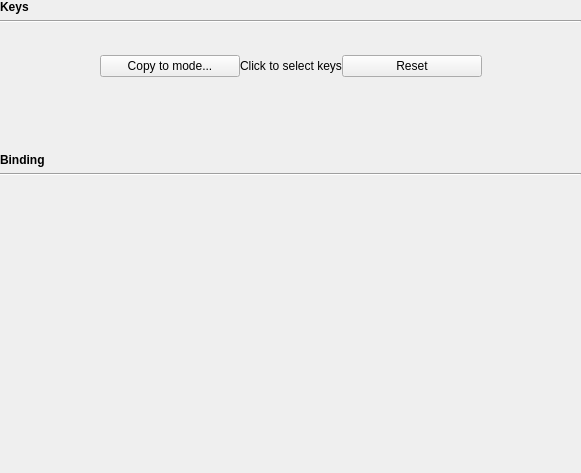
<?xml version="1.0" encoding="UTF-8"?>
<ui version="4.0">
 <class>KbBindWidget</class>
 <widget class="QWidget" name="KbBindWidget">
  <property name="geometry">
   <rect>
    <x>0</x>
    <y>0</y>
    <width>581</width>
    <height>473</height>
   </rect>
  </property>
  <property name="windowTitle">
   <string>Form</string>
  </property>
  <layout class="QVBoxLayout" name="verticalLayout">
   <property name="leftMargin">
    <number>0</number>
   </property>
   <property name="topMargin">
    <number>0</number>
   </property>
   <property name="rightMargin">
    <number>0</number>
   </property>
   <item>
    <widget class="QLabel" name="label">
     <property name="font">
      <font>
       <weight>75</weight>
       <bold>true</bold>
      </font>
     </property>
     <property name="text">
      <string>Keys</string>
     </property>
    </widget>
   </item>
   <item>
    <widget class="Line" name="line">
     <property name="orientation">
      <enum>Qt::Horizontal</enum>
     </property>
    </widget>
   </item>
   <item>
    <layout class="QGridLayout" name="gridLayout">
     <item row="0" column="4">
      <spacer name="horizontalSpacer_2">
       <property name="orientation">
        <enum>Qt::Horizontal</enum>
       </property>
       <property name="sizeHint" stdset="0">
        <size>
         <width>40</width>
         <height>20</height>
        </size>
       </property>
      </spacer>
     </item>
     <item row="0" column="1" colspan="3">
      <widget class="KeyWidget" name="keyWidget" native="true">
       <property name="sizePolicy">
        <sizepolicy hsizetype="Preferred" vsizetype="Preferred">
         <horstretch>0</horstretch>
         <verstretch>0</verstretch>
        </sizepolicy>
       </property>
      </widget>
     </item>
     <item row="0" column="0">
      <spacer name="horizontalSpacer">
       <property name="orientation">
        <enum>Qt::Horizontal</enum>
       </property>
       <property name="sizeHint" stdset="0">
        <size>
         <width>40</width>
         <height>20</height>
        </size>
       </property>
      </spacer>
     </item>
     <item row="1" column="1" colspan="3">
      <layout class="QHBoxLayout" name="horizontalLayout_2">
       <property name="spacing">
        <number>0</number>
       </property>
       <item>
        <widget class="QPushButton" name="copyButton">
         <property name="sizePolicy">
          <sizepolicy hsizetype="Fixed" vsizetype="Fixed">
           <horstretch>0</horstretch>
           <verstretch>0</verstretch>
          </sizepolicy>
         </property>
         <property name="minimumSize">
          <size>
           <width>140</width>
           <height>0</height>
          </size>
         </property>
         <property name="maximumSize">
          <size>
           <width>140</width>
           <height>16777215</height>
          </size>
         </property>
         <property name="text">
          <string>Copy to mode...</string>
         </property>
        </widget>
       </item>
       <item>
        <widget class="QLabel" name="selectLabel">
         <property name="sizePolicy">
          <sizepolicy hsizetype="Expanding" vsizetype="Preferred">
           <horstretch>0</horstretch>
           <verstretch>0</verstretch>
          </sizepolicy>
         </property>
         <property name="text">
          <string>Click to select keys</string>
         </property>
         <property name="alignment">
          <set>Qt::AlignCenter</set>
         </property>
        </widget>
       </item>
       <item>
        <widget class="QPushButton" name="resetButton">
         <property name="sizePolicy">
          <sizepolicy hsizetype="Expanding" vsizetype="Fixed">
           <horstretch>0</horstretch>
           <verstretch>0</verstretch>
          </sizepolicy>
         </property>
         <property name="minimumSize">
          <size>
           <width>140</width>
           <height>0</height>
          </size>
         </property>
         <property name="maximumSize">
          <size>
           <width>140</width>
           <height>16777215</height>
          </size>
         </property>
         <property name="text">
          <string>Reset</string>
         </property>
        </widget>
       </item>
      </layout>
     </item>
    </layout>
   </item>
   <item>
    <spacer name="verticalSpacer">
     <property name="orientation">
      <enum>Qt::Vertical</enum>
     </property>
     <property name="sizeHint" stdset="0">
      <size>
       <width>20</width>
       <height>40</height>
      </size>
     </property>
    </spacer>
   </item>
   <item>
    <widget class="QLabel" name="label_2">
     <property name="font">
      <font>
       <weight>75</weight>
       <bold>true</bold>
      </font>
     </property>
     <property name="text">
      <string>Binding</string>
     </property>
    </widget>
   </item>
   <item>
    <widget class="Line" name="line_2">
     <property name="orientation">
      <enum>Qt::Horizontal</enum>
     </property>
    </widget>
   </item>
   <item>
    <widget class="QWidget" name="widget" native="true">
     <property name="sizePolicy">
      <sizepolicy hsizetype="Preferred" vsizetype="Fixed">
       <horstretch>0</horstretch>
       <verstretch>0</verstretch>
      </sizepolicy>
     </property>
     <property name="minimumSize">
      <size>
       <width>0</width>
       <height>280</height>
      </size>
     </property>
     <property name="maximumSize">
      <size>
       <width>16777215</width>
       <height>280</height>
      </size>
     </property>
     <layout class="QGridLayout" name="gridLayout_2">
      <property name="leftMargin">
       <number>0</number>
      </property>
      <property name="topMargin">
       <number>0</number>
      </property>
      <property name="rightMargin">
       <number>0</number>
      </property>
      <property name="bottomMargin">
       <number>0</number>
      </property>
      <property name="spacing">
       <number>0</number>
      </property>
      <item row="0" column="0">
       <widget class="RebindWidget" name="rbWidget" native="true">
        <property name="sizePolicy">
         <sizepolicy hsizetype="Expanding" vsizetype="Expanding">
          <horstretch>0</horstretch>
          <verstretch>0</verstretch>
         </sizepolicy>
        </property>
       </widget>
      </item>
     </layout>
    </widget>
   </item>
  </layout>
  <zorder>label</zorder>
  <zorder>line</zorder>
  <zorder>label_2</zorder>
  <zorder>line_2</zorder>
  <zorder>widget</zorder>
 </widget>
 <customwidgets>
  <customwidget>
   <class>KeyWidget</class>
   <extends>QWidget</extends>
   <header>keywidget.h</header>
   <container>1</container>
  </customwidget>
  <customwidget>
   <class>RebindWidget</class>
   <extends>QWidget</extends>
   <header>rebindwidget.h</header>
   <container>1</container>
  </customwidget>
 </customwidgets>
 <resources/>
 <connections/>
</ui>
